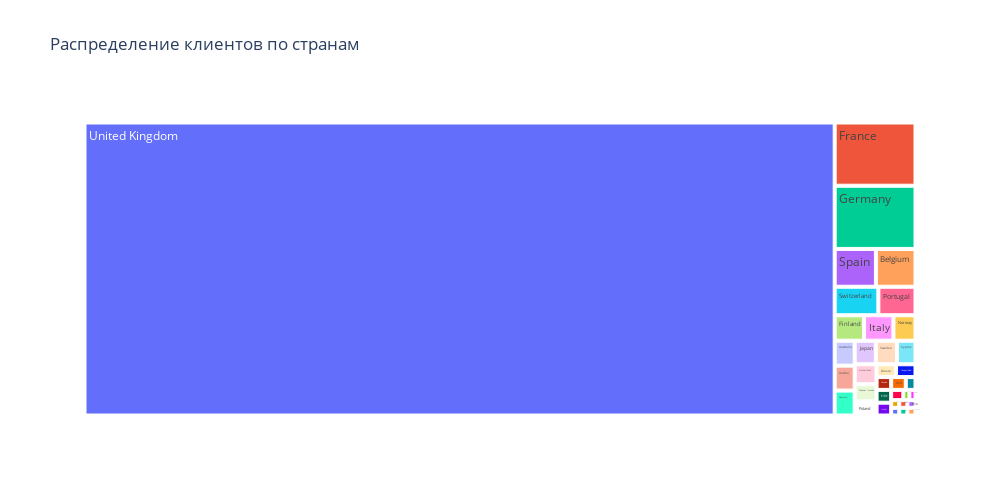

Notebook source saved alongside this figure:
### Markdown cell above
Большинство клиентов из Великобритании, Германии и Франции.

Отобразим эти данные графически.

### Code cell
fig = px.treemap(
    data_frame=customers_in_countries_data, # DataFrame
    path=[F.COUNTRY.value], # категориальный признак, для которого строится график
    values='CustomersCount', # параметр, который сравнивается
    width=1000, # ширина
    height=500, # высота
    title='Распределение клиентов по странам' # заголовок
)

# отображаем график
show_and_save_fig(fig, 'dist_clients_country')

### Figure 1 — Plotly figure (JSON) as saved in the notebook; plotly's stock layout.template omitted (floating-point values rounded to 4 significant figures)
{"data": [{"branchvalues": "total", "domain": {"x": [0, 1], "y": [0, 1]}, "hovertemplate": "labels=%{label}<br>CustomersCount=%{value}<br>parent=%{parent}<br>id=%{id}<extra></extra>", "ids": ["Australia", "Austria", "Bahrain", "Belgium", "Brazil", "Canada", "Channel Islands", "Cyprus", "Czech Republic", "Denmark", "EIRE", "European Community", "Finland", "France", "Germany", "Greece", "Iceland", "Israel", "Italy", "Japan", "Lithuania", "Malta", "Netherlands", "Norway", "Poland", "Portugal", "RSA", "Saudi Arabia", "Spain", "Sweden", "Switzerland", "USA", "United Arab Emirates", "United Kingdom", "Unspecified"], "labels": ["Australia", "Austria", "Bahrain", "Belgium", "Brazil", "Canada", "Channel Islands", "Cyprus", "Czech Republic", "Denmark", "EIRE", "European Community", "Finland", "France", "Germany", "Greece", "Iceland", "Israel", "Italy", "Japan", "Lithuania", "Malta", "Netherlands", "Norway", "Poland", "Portugal", "RSA", "Saudi Arabia", "Spain", "Sweden", "Switzerland", "USA", "United Arab Emirates", "United Kingdom", "Unspecified"], "name": "", "parents": ["", "", "", "", "", "", "", "", "", "", "", "", "", "", "", "", "", "", "", "", "", "", "", "", "", "", "", "", "", "", "", "", "", "", ""], "type": "treemap", "values": [8, 8, 1, 24, 1, 3, 6, 7, 1, 8, 3, 1, 12, 82, 82, 4, 1, 3, 12, 8, 1, 2, 7, 9, 5, 17, 1, 1, 25, 8, 20, 3, 2, 3527, 4]}], "layout": {"height": 500, "legend": {"tracegroupgap": 0}, "title": {"text": "Распределение клиентов по странам"}, "width": 1000}}
